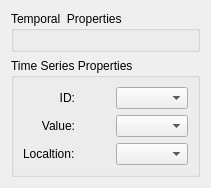
<?xml version="1.0" encoding="UTF-8"?>
<ui version="4.0">
 <class>TimeSeriesPropertiesWidgetForm</class>
 <widget class="QWidget" name="TimeSeriesPropertiesWidgetForm">
  <property name="geometry">
   <rect>
    <x>0</x>
    <y>0</y>
    <width>211</width>
    <height>174</height>
   </rect>
  </property>
  <property name="windowTitle">
   <string>Form</string>
  </property>
  <layout class="QGridLayout" name="gridLayout_3">
   <item row="0" column="0">
    <widget class="QGroupBox" name="m_temporalPropertiesGroupBox">
     <property name="title">
      <string>Temporal  Properties</string>
     </property>
     <layout class="QGridLayout" name="gridLayout_2">
      <item row="0" column="0">
       <widget class="QFrame" name="m_temporalPropertiesFrame">
        <property name="frameShape">
         <enum>QFrame::StyledPanel</enum>
        </property>
        <property name="frameShadow">
         <enum>QFrame::Raised</enum>
        </property>
        <zorder>groupBox</zorder>
       </widget>
      </item>
     </layout>
    </widget>
   </item>
   <item row="1" column="0">
    <widget class="QGroupBox" name="groupBox">
     <property name="title">
      <string>Time Series Properties</string>
     </property>
     <layout class="QGridLayout" name="gridLayout">
      <item row="0" column="0">
       <layout class="QVBoxLayout" name="verticalLayout">
        <item>
         <widget class="QLabel" name="m_idLabel">
          <property name="text">
           <string>ID:</string>
          </property>
          <property name="alignment">
           <set>Qt::AlignRight|Qt::AlignTrailing|Qt::AlignVCenter</set>
          </property>
         </widget>
        </item>
        <item>
         <widget class="QLabel" name="m_valueLabel">
          <property name="text">
           <string>Value:</string>
          </property>
          <property name="alignment">
           <set>Qt::AlignRight|Qt::AlignTrailing|Qt::AlignVCenter</set>
          </property>
         </widget>
        </item>
        <item>
         <widget class="QLabel" name="m_locationLabel">
          <property name="text">
           <string>Localtion:</string>
          </property>
         </widget>
        </item>
       </layout>
      </item>
      <item row="0" column="1">
       <layout class="QVBoxLayout" name="verticalLayout_2">
        <item>
         <spacer name="horizontalSpacer">
          <property name="orientation">
           <enum>Qt::Horizontal</enum>
          </property>
          <property name="sizeHint" stdset="0">
           <size>
            <width>40</width>
            <height>20</height>
           </size>
          </property>
         </spacer>
        </item>
        <item>
         <spacer name="horizontalSpacer_3">
          <property name="orientation">
           <enum>Qt::Horizontal</enum>
          </property>
          <property name="sizeHint" stdset="0">
           <size>
            <width>40</width>
            <height>20</height>
           </size>
          </property>
         </spacer>
        </item>
        <item>
         <spacer name="horizontalSpacer_2">
          <property name="orientation">
           <enum>Qt::Horizontal</enum>
          </property>
          <property name="sizeHint" stdset="0">
           <size>
            <width>40</width>
            <height>20</height>
           </size>
          </property>
         </spacer>
        </item>
       </layout>
      </item>
      <item row="0" column="2">
       <layout class="QVBoxLayout" name="verticalLayout_3">
        <item>
         <widget class="QComboBox" name="m_idComboBox">
          <property name="sizePolicy">
           <sizepolicy hsizetype="Expanding" vsizetype="Fixed">
            <horstretch>0</horstretch>
            <verstretch>0</verstretch>
           </sizepolicy>
          </property>
         </widget>
        </item>
        <item>
         <widget class="QComboBox" name="m_valueComboBox">
          <property name="sizePolicy">
           <sizepolicy hsizetype="Expanding" vsizetype="Fixed">
            <horstretch>0</horstretch>
            <verstretch>0</verstretch>
           </sizepolicy>
          </property>
         </widget>
        </item>
        <item>
         <widget class="QComboBox" name="m_locationComboBox">
          <property name="sizePolicy">
           <sizepolicy hsizetype="Expanding" vsizetype="Fixed">
            <horstretch>0</horstretch>
            <verstretch>0</verstretch>
           </sizepolicy>
          </property>
         </widget>
        </item>
       </layout>
      </item>
     </layout>
    </widget>
   </item>
  </layout>
 </widget>
 <resources/>
 <connections/>
</ui>
